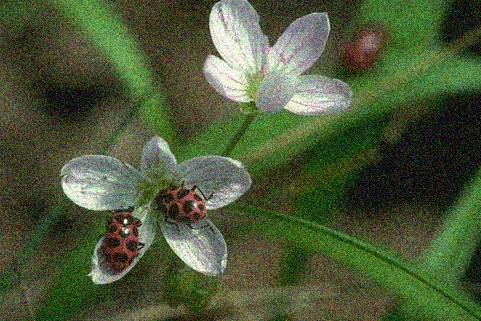
#> input picture Computer Vision/lab06 filtering/ladybug.jpg, 481 x 321 px
$ python lab06_victoratos.py   (older library calls are emulated)
#> lines starting #> are read from the running program, lines starting #| are printed output that depends on the picture
# -*- coding: utf-8 -*-
"""
Spyder Editor

This is a temporary script file.
"""
import cv2
import numpy as np

img = cv2.imread('ladybug.jpg')
#> img is the input picture: shape (321, 481, 3); mean B, G, R 56.7, 89.2, 76.5
img = cv2.cvtColor(img, cv2.COLOR_BGR2GRAY)
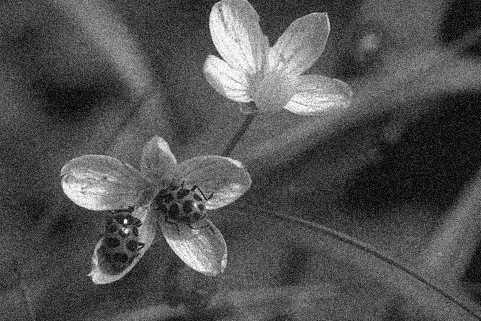
#> img: shape (321, 481); min 0, max 255, mean 81.7
cv2.imshow("Original", img)

def add_noise(img, strength):
#> called with strength = 25
    rows, cols = img.shape[:2]
#> rows = 321; cols = 481
    randomImg = np.random.randint(-strength, strength, (rows, cols))
    img = img.astype(np.float)
    img = img + randomImg
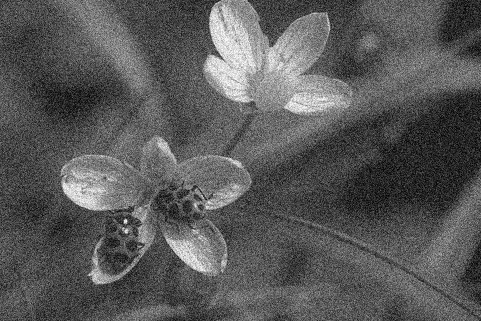
#> img: shape (321, 481) float64; min -24, max 277, mean 81.3; drawn with min black and max white
    img = np.clip(img, 0, 255)
    img = img.astype(np.uint8)
    return img

noisy = add_noise(img, 25)

# Little bit of noise, strength is 50
cv2.imshow("Kinda Noisy", noisy)

# Little bit of noise, strength is 100
cv2.imshow("Pretty Loud", add_noise(img, 50))
#> call 2 of add_noise, with strength = 50
#> in add_noise (call 2), `img = img + randomImg`:
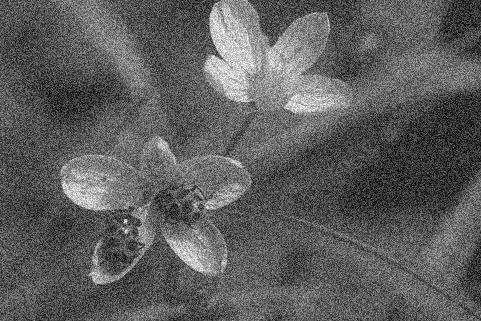
#> img: shape (321, 481) float64; min -49, max 302, mean 81; drawn with min black and max white
#> in add_noise (call 2), `img = np.clip(img, 0, 255)`:
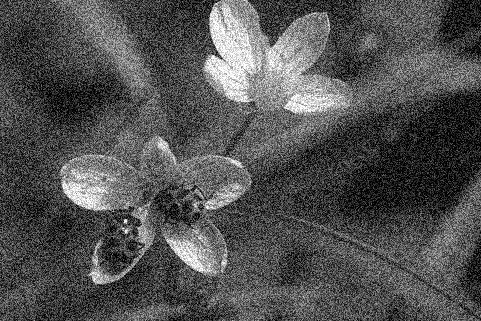
#> img: shape (321, 481) float64; min 0, max 255, mean 81.5

#Blurring to Denoise Image
blurred = cv2.blur(noisy, (4,4))
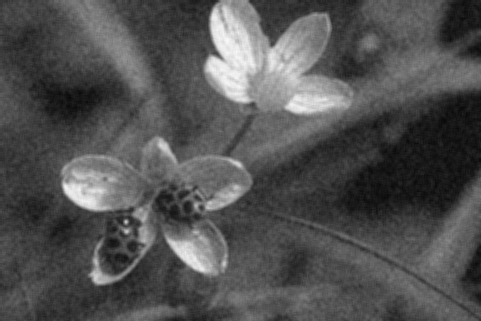
#> blurred: shape (321, 481); min 8, max 249, mean 81.5
cv2.imshow("Blurred", blurred)

#Gaussian Blurring to Denoise Image
gauss = cv2.GaussianBlur(noisy, (5,5), 0)
cv2.imshow("Gaussian Blur", gauss)

median = cv2.medianBlur(noisy, 3)
cv2.imshow("Median Filtering", median)

bilateral = cv2.bilateralFilter(noisy, 3, 35, 35)
cv2.imshow("Bilateral Filtering", bilateral)

cv2.waitKey(0)
